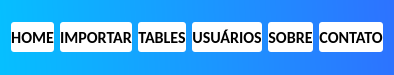
     <widget class="QFrame" name="frame">
      <property name="minimumSize">
       <size>
        <width>0</width>
        <height>0</height>
       </size>
      </property>
      <property name="maximumSize">
       <size>
        <width>16777215</width>
        <height>75</height>
       </size>
      </property>
      <property name="font">
       <font>
        <family>Calibri</family>
       </font>
      </property>
      <property name="styleSheet">
       <string notr="true">background-color:qlineargradient(spread:pad, x1:0, y1:0.557, x2:1, y2:0.545, stop:0 rgba(6, 191, 255, 255), stop:1 rgba(45, 115, 255, 255));
border-radius:7px</string>
      </property>
      <property name="frameShape">
       <enum>QFrame::StyledPanel</enum>
      </property>
      <property name="frameShadow">
       <enum>QFrame::Raised</enum>
      </property>
      <layout class="QHBoxLayout" name="horizontalLayout">
       <item>
        <widget class="QPushButton" name="btn_home">
         <property name="minimumSize">
          <size>
           <width>0</width>
           <height>30</height>
          </size>
         </property>
         <property name="maximumSize">
          <size>
           <width>177</width>
           <height>30</height>
          </size>
         </property>
         <property name="font">
          <font>
           <family>Calibri</family>
           <pointsize>12</pointsize>
           <weight>75</weight>
           <italic>false</italic>
           <bold>true</bold>
           <underline>false</underline>
           <strikeout>false</strikeout>
          </font>
         </property>
         <property name="cursor">
          <cursorShape>PointingHandCursor</cursorShape>
         </property>
         <property name="styleSheet">
          <string notr="true">QPushButton {
  color: black;
  background-color: rgb(255,255,255);
	   
border-radius:3px
}
QPushButton:hover{
 
  background-color:rgb(207, 207, 207)

}
QPushButton:pressed {
background-color: rgb(78, 125, 195);
  
}</string>
         </property>
         <property name="text">
          <string>HOME</string>
         </property>
        </widget>
       </item>
       <item>
        <widget class="QPushButton" name="btn_outro">
         <property name="minimumSize">
          <size>
           <width>0</width>
           <height>30</height>
          </size>
         </property>
         <property name="maximumSize">
          <size>
           <width>177</width>
           <height>16777215</height>
          </size>
         </property>
         <property name="font">
          <font>
           <family>Calibri</family>
           <pointsize>12</pointsize>
           <weight>75</weight>
           <bold>true</bold>
          </font>
         </property>
         <property name="cursor">
          <cursorShape>PointingHandCursor</cursorShape>
         </property>
         <property name="styleSheet">
          <string notr="true">QPushButton {
  color: black;
  background-color: rgb(255,255,255);
border-radius:3px
}
QPushButton:hover{
 
  background-color:rgb(207, 207, 207)

}
QPushButton:pressed {
background-color: rgb(78, 125, 195);
  
}</string>
         </property>
         <property name="text">
          <string>IMPORTAR</string>
         </property>
        </widget>
       </item>
       <item>
        <widget class="QPushButton" name="btn_tables">
         <property name="minimumSize">
          <size>
           <width>0</width>
           <height>30</height>
          </size>
         </property>
         <property name="maximumSize">
          <size>
           <width>177</width>
           <height>16777215</height>
          </size>
         </property>
         <property name="font">
          <font>
           <family>Calibri</family>
           <pointsize>12</pointsize>
           <weight>75</weight>
           <bold>true</bold>
          </font>
         </property>
         <property name="cursor">
          <cursorShape>PointingHandCursor</cursorShape>
         </property>
         <property name="styleSheet">
          <string notr="true">QPushButton {
  color: black;
  background-color: rgb(255,255,255);
border-radius:3px
}
QPushButton:hover{
 
  background-color:rgb(207, 207, 207)

}
QPushButton:pressed {
background-color: rgb(78, 125, 195);
  
}</string>
         </property>
         <property name="text">
          <string>TABLES</string>
         </property>
        </widget>
       </item>
       <item>
        <widget class="QPushButton" name="btn_excluir_usuarios">
         <property name="minimumSize">
          <size>
           <width>0</width>
           <height>30</height>
          </size>
         </property>
         <property name="maximumSize">
          <size>
           <width>177</width>
           <height>16777215</height>
          </size>
         </property>
         <property name="font">
          <font>
           <family>Calibri</family>
           <pointsize>12</pointsize>
           <weight>75</weight>
           <bold>true</bold>
          </font>
         </property>
         <property name="cursor">
          <cursorShape>PointingHandCursor</cursorShape>
         </property>
         <property name="styleSheet">
          <string notr="true">QPushButton {
  color: black;
  background-color: rgb(255,255,255);
border-radius:3px
}
QPushButton:hover{
 
  background-color:rgb(207, 207, 207)

}
QPushButton:pressed {
background-color: rgb(78, 125, 195);
  
}</string>
         </property>
         <property name="text">
          <string>USUÁRIOS</string>
         </property>
        </widget>
       </item>
       <item>
        <widget class="QPushButton" name="btn_sobre">
         <property name="minimumSize">
          <size>
           <width>0</width>
           <height>30</height>
          </size>
         </property>
         <property name="maximumSize">
          <size>
           <width>177</width>
           <height>16777215</height>
          </size>
         </property>
         <property name="font">
          <font>
           <family>Calibri</family>
           <pointsize>12</pointsize>
           <weight>75</weight>
           <bold>true</bold>
          </font>
         </property>
         <property name="cursor">
          <cursorShape>PointingHandCursor</cursorShape>
         </property>
         <property name="styleSheet">
          <string notr="true">QPushButton {
  color: black;
  background-color: rgb(255,255,255);
border-radius:3px
}
QPushButton:hover{
 
  background-color:rgb(207, 207, 207)

}
QPushButton:pressed {
background-color: rgb(78, 125, 195);
  
}</string>
         </property>
         <property name="text">
          <string>SOBRE</string>
         </property>
        </widget>
       </item>
       <item>
        <widget class="QPushButton" name="btn_contato">
         <property name="minimumSize">
          <size>
           <width>0</width>
           <height>30</height>
          </size>
         </property>
         <property name="maximumSize">
          <size>
           <width>177</width>
           <height>16777215</height>
          </size>
         </property>
         <property name="font">
          <font>
           <family>Calibri</family>
           <pointsize>12</pointsize>
           <weight>75</weight>
           <bold>true</bold>
          </font>
         </property>
         <property name="cursor">
          <cursorShape>PointingHandCursor</cursorShape>
         </property>
         <property name="styleSheet">
          <string notr="true">QPushButton {
  color: black;
  background-color: rgb(255,255,255);
border-radius:3px
}
QPushButton:hover{
 
  background-color:rgb(207, 207, 207)

}
QPushButton:pressed {
background-color: rgb(78, 125, 195);
  
}</string>
         </property>
         <property name="text">
          <string>CONTATO</string>
         </property>
        </widget>
       </item>
      </layout>
     </widget>
